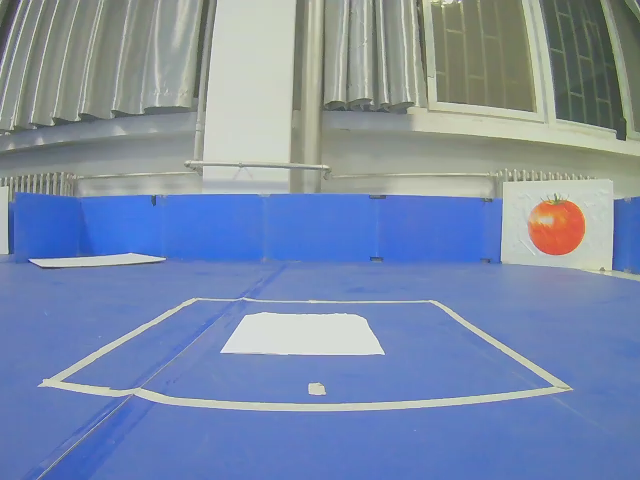
#> input picture my_try/image/bd_high.png, 640 x 480 px, given in place of high_1.mp4, which was not available
$ python show_ipm_roi_otsu.py
#> lines starting #> are read from the running program, lines starting #| are printed output that depends on the picture; after the words box and inside, x2 and y2 are one past the last pixel; in counts of white or black regions, pixels touching at a corner belong together; pictures that were not available may be replaced by others from this repository, and a replacement may not be noted
import cv2
import numpy as np

# --- 1. 参数配置区 ---

# 在这里粘贴您从【全图】标定中获得的3x3逆向变换矩阵
INVERSE_IPM_MATRIX = np.array([
    [-3.365493,  2.608984, -357.317062],
    [-0.049261,  1.302389, -874.095796],
    [ 0.000029,  0.007556,   -4.205510]
], dtype=np.float64)

# 定义您期望的输出【全图】俯视图的尺寸（宽度, 高度）
OUTPUT_SIZE = (640, 480)

# 定义在【IPM俯视图】上进行分析的ROI区域
IPM_ROI_Y = 240  # 示例：从俯视图的垂直中点开始截取
IPM_ROI_H = 240  # 示例：截取下半部分
IPM_ROI_X = 0
IPM_ROI_W = 640

# 输入视频的路径 (请确保视频文件与此脚本在同一目录下, 或提供完整路径)
VIDEO_PATH = '/home/lby/CURSOR/follow_line/follow_line_mp4/high/high_1.mp4'

# --- 2. 主程序区 (通常无需修改) ---

def run_otsu_test():
    """
    运行大津法二值化测试
    """
    # 计算正向变换矩阵 (这是warpPerspective函数实际需要的)
    try:
        ipm_matrix = np.linalg.inv(INVERSE_IPM_MATRIX)
    except np.linalg.LinAlgError:
        print("错误: 提供的矩阵是奇异矩阵, 无法求逆。请检查矩阵参数。")
        return

    # 打开视频文件
    cap = cv2.VideoCapture(VIDEO_PATH)
    if not cap.isOpened():
        print(f"错误: 无法打开视频文件 '{VIDEO_PATH}'")
        return

    # 获取视频的帧率(FPS)并计算帧间延迟
    fps = cap.get(cv2.CAP_PROP_FPS)
    if fps == 0:
        print("警告: 无法获取视频帧率, 将默认使用30 FPS。")
        fps = 30
    delay = int(1000 / fps)

    print("视频处理中... 按 'q' 键退出。")

    while True:
        # 读取一帧
        ret, frame = cap.read()
#> frame is the input picture: shape (480, 640, 3); mean B, G, R 169.2, 140.9, 124
        if not ret:
            print("视频播放结束。")
            break

        # 新增：对原始帧进行水平镜像翻转，以校正摄像头问题
        frame = cv2.flip(frame, 1)
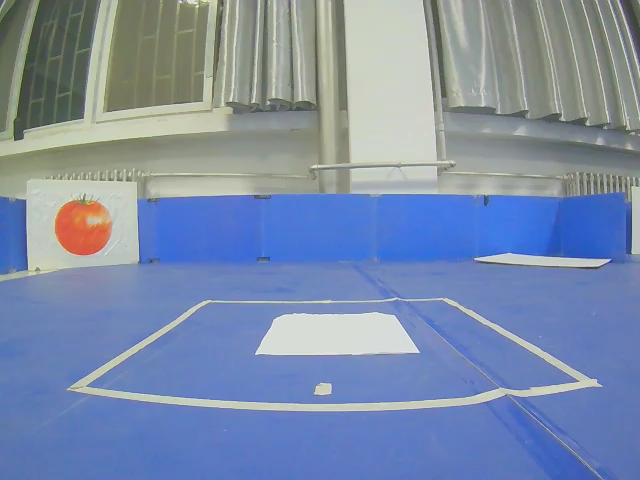
#> frame: shape (480, 640, 3); mean B, G, R 169.2, 140.9, 124

        # 1. 首先，对【整张原始图像】应用逆透视变换
        # 使用线性插值(INTER_LINEAR)以在Jetson上获得最佳性能
        ipm_frame = cv2.warpPerspective(frame, ipm_matrix, OUTPUT_SIZE, flags=cv2.INTER_LINEAR)
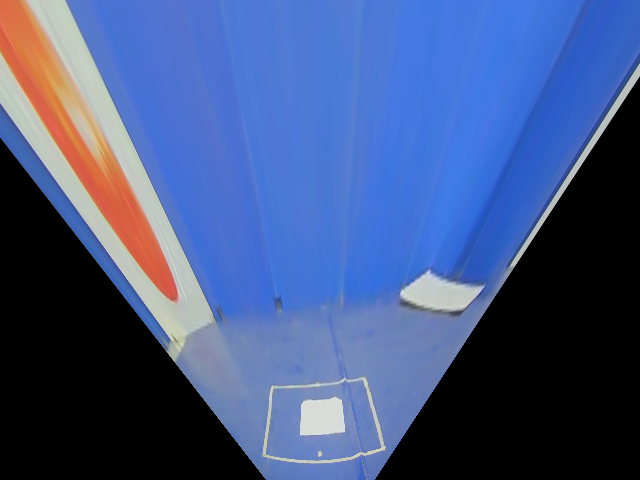
#> ipm_frame: shape (480, 640, 3); mean B, G, R 132.4, 85.3, 66.1

        # 2. 然后，从【已生成的IPM俯视图】中截取用于分析的ROI
        analysis_roi = ipm_frame[IPM_ROI_Y : IPM_ROI_Y + IPM_ROI_H, IPM_ROI_X : IPM_ROI_X + IPM_ROI_W]
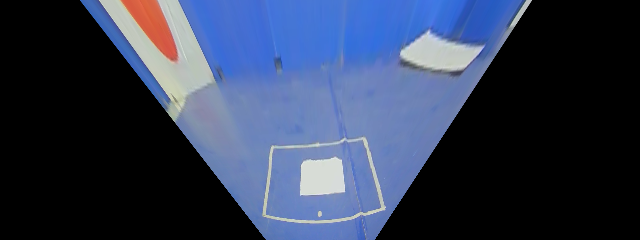
#> analysis_roi: shape (240, 640, 3); mean B, G, R 82.7, 58.5, 48.1

        # 3. 将分析ROI转换为灰度图，这是大津法的前提
        gray_roi = cv2.cvtColor(analysis_roi, cv2.COLOR_BGR2GRAY)
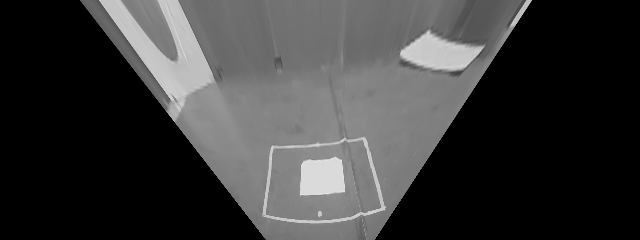
#> gray_roi: shape (240, 640); min 0, max 234, mean 58.1

        # 4. 应用大津法进行自适应二值化
        # 函数会返回两个值：计算出的最佳阈值(ret_otsu)，和二值化后的图像(otsu_mask)
        ret_otsu, otsu_mask = cv2.threshold(gray_roi, 0, 255, cv2.THRESH_BINARY + cv2.THRESH_OTSU)
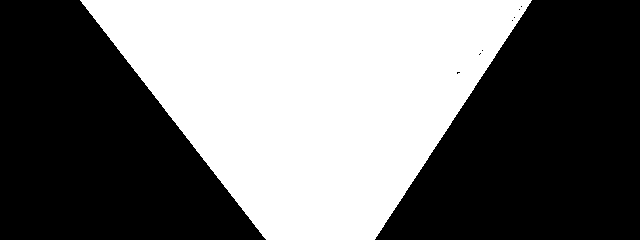
#> otsu_mask: shape (240, 640); 43.8% white; 1 white region, box (x1, y1, x2, y2) and area: (80, 0, 532, 240) 67341
#> ret_otsu = 66

        # 显示处理前的ROI和应用大津法后的结果
        cv2.imshow('Analysis ROI', analysis_roi)
        cv2.imshow('Otsu Mask', otsu_mask)

        # 等待按键，'q'键用于退出
        if cv2.waitKey(delay) & 0xFF == ord('q'):
#> (key q is pressed here)
            break

    # 释放资源
    cap.release()
    cv2.destroyAllWindows()
    print("程序已退出。")

if __name__ == '__main__':
    run_otsu_test()

$ run again, on my_try/image/bd_low.png
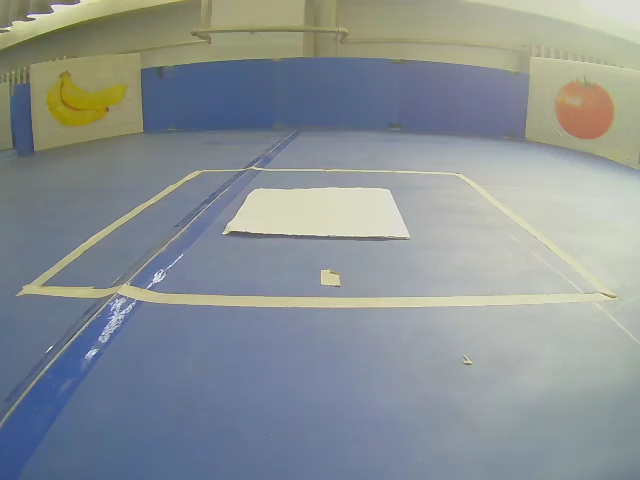
#> input picture my_try/image/bd_low.png, 640 x 480 px, given in place of high_1.mp4, which was not available
#> in run_otsu_test, frame is the input picture: shape (480, 640, 3); mean B, G, R 148.5, 146.2, 138.9
#> in run_otsu_test, `ipm_frame = cv2.warpPerspective(frame, ipm_matrix, OUTPUT_SIZE, flags=..`:
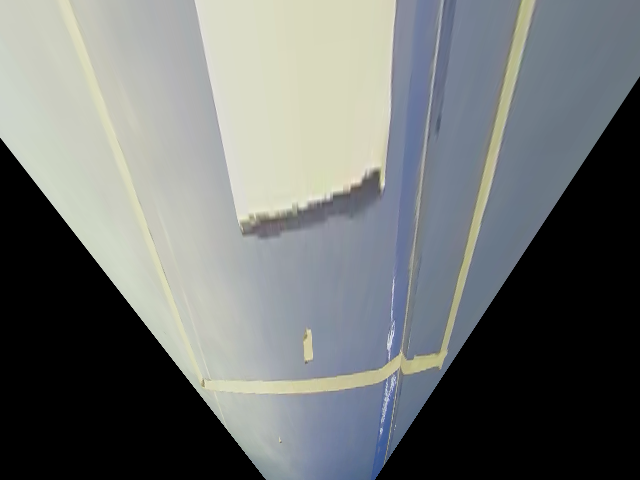
#> ipm_frame: shape (480, 640, 3); mean B, G, R 113.5, 114.4, 110.8
#> in run_otsu_test, `gray_roi = cv2.cvtColor(analysis_roi, cv2.COLOR_BGR2GRAY)`:
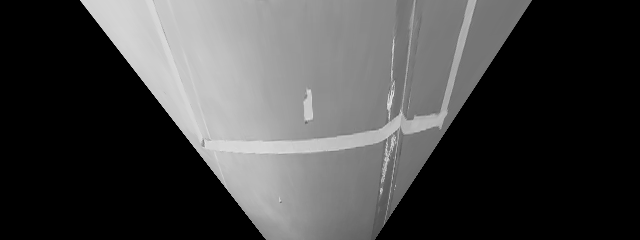
#> gray_roi: shape (240, 640); min 0, max 230, mean 68.7
#> otsu_mask: shape (240, 640); 43.8% white; 1 white region, box (x1, y1, x2, y2) and area: (80, 0, 532, 240) 67351
#> ret_otsu = 78

$ run again, on my_try/image/high_bd.png
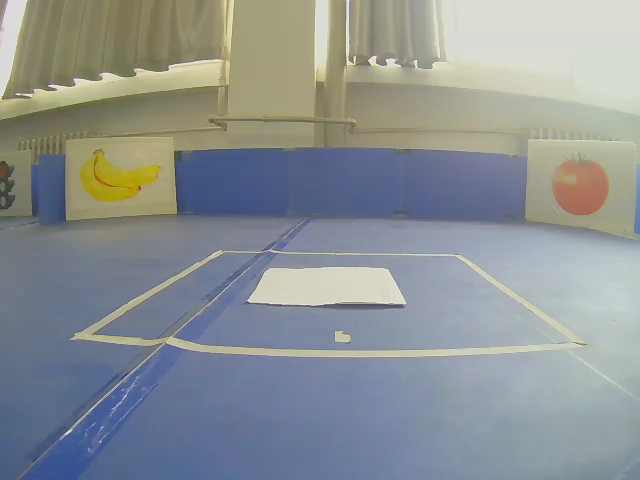
#> input picture my_try/image/high_bd.png, 640 x 480 px, given in place of high_1.mp4, which was not available
#> in run_otsu_test, frame is the input picture: shape (480, 640, 3); mean B, G, R 147.9, 145.9, 140.2
#> in run_otsu_test, `ipm_frame = cv2.warpPerspective(frame, ipm_matrix, OUTPUT_SIZE, flags=..`:
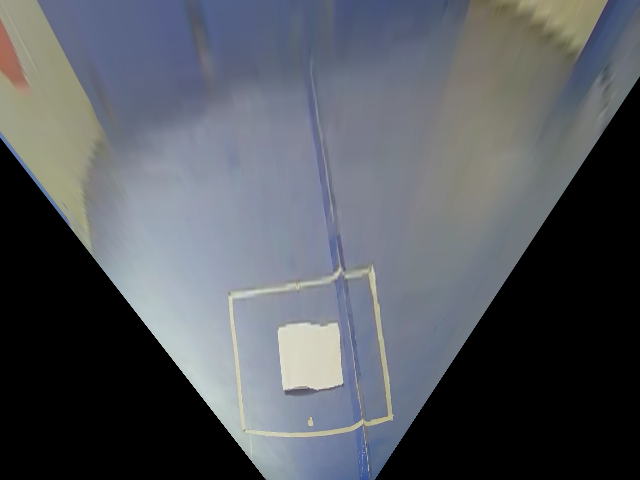
#> ipm_frame: shape (480, 640, 3); mean B, G, R 95.4, 89.1, 85.4
#> in run_otsu_test, `gray_roi = cv2.cvtColor(analysis_roi, cv2.COLOR_BGR2GRAY)`:
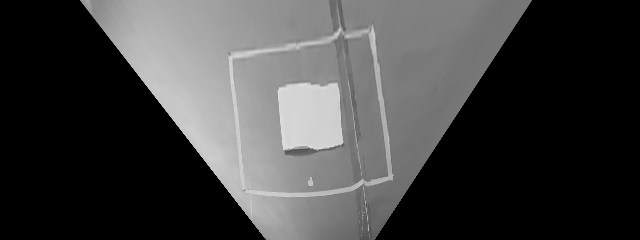
#> gray_roi: shape (240, 640); min 0, max 229, mean 65.9
#> otsu_mask: shape (240, 640); 43.9% white; 1 white region, box (x1, y1, x2, y2) and area: (80, 0, 532, 240) 67355
#> ret_otsu = 75
